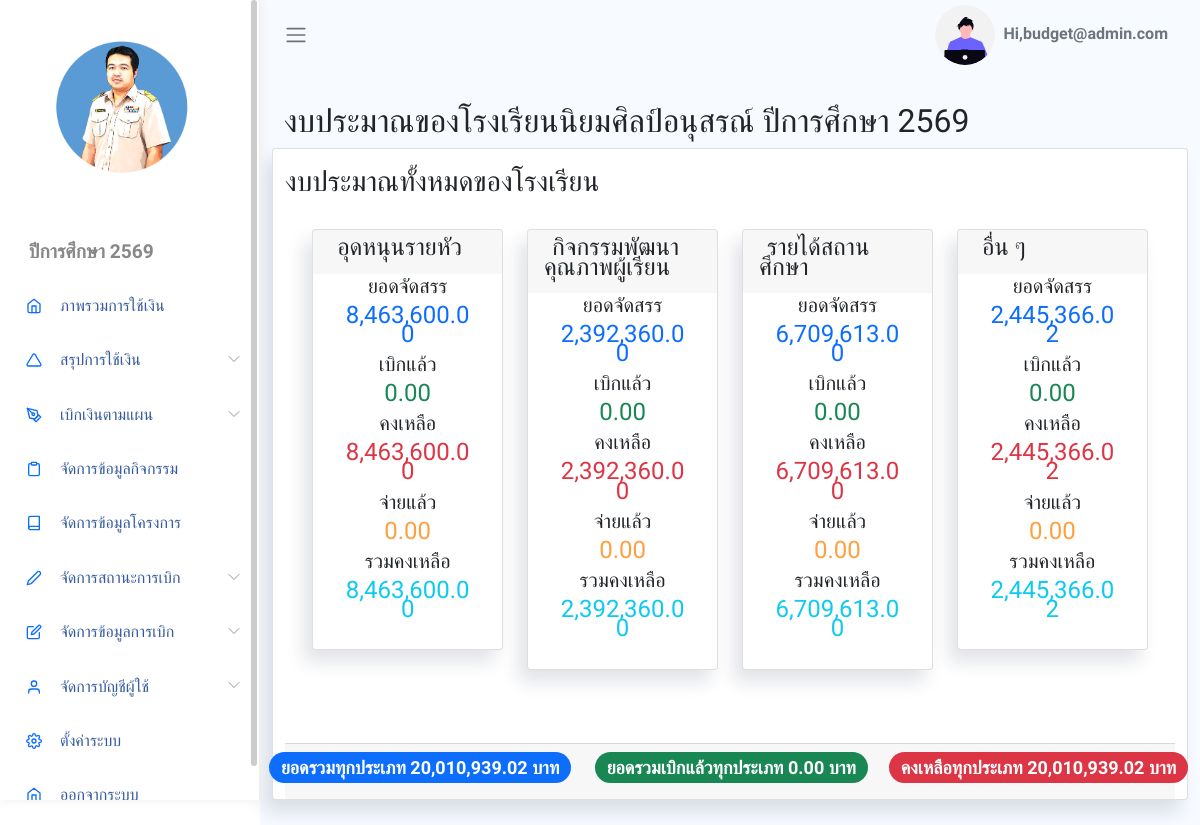
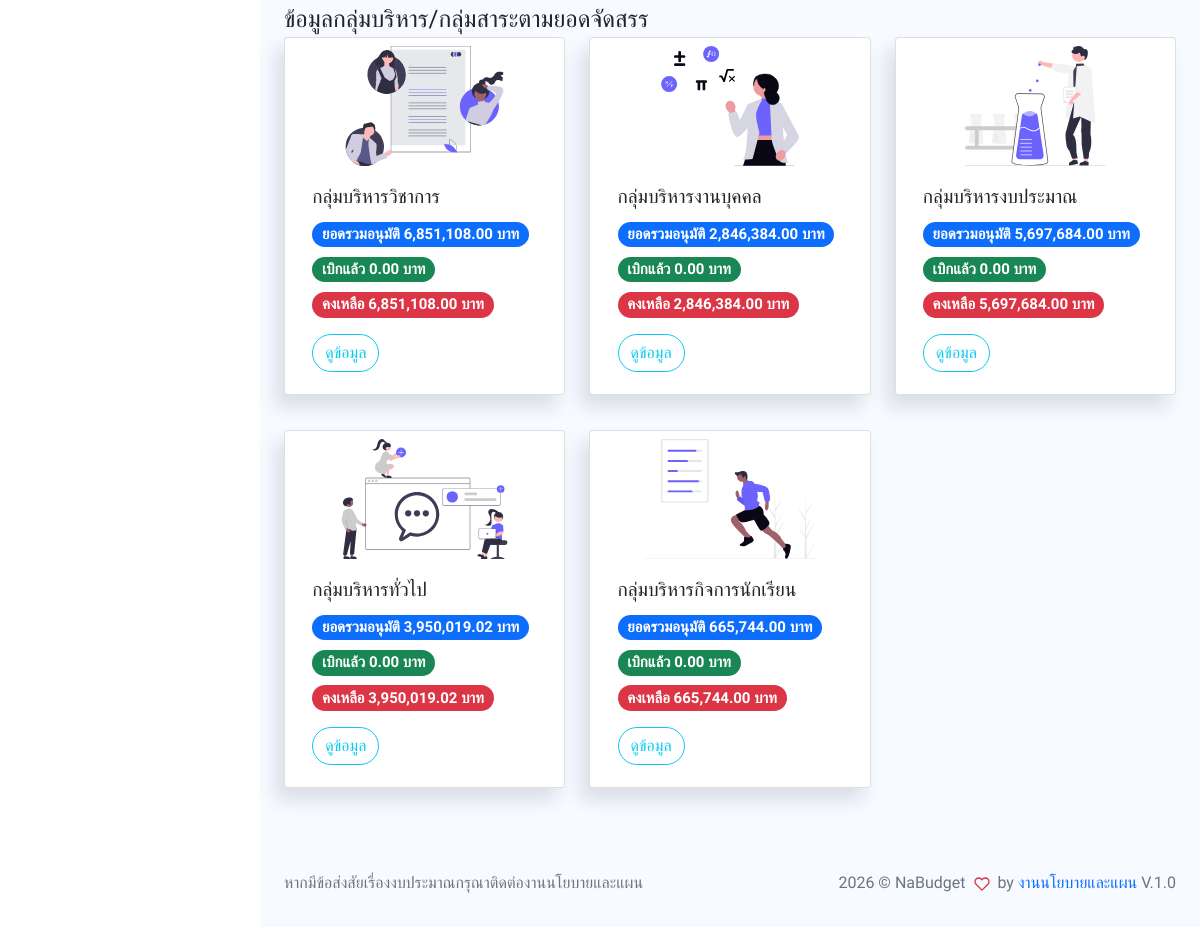
The page /App/Views/showGroupCard_admin.php (signed in) on the database its author committed (2 pictures, top to bottom).
### tables this page shows
CREATE TABLE `setting` (
  `set_id` int(1) NOT NULL,
  `sys_name` varchar(255) NOT NULL,
  `school_name` varchar(255) NOT NULL,
  `logo_url` varchar(255) NOT NULL,
  `title_name` varchar(255) NOT NULL,
  `year_name` varchar(255) NOT NULL,
  `dir_name` varchar(255) NOT NULL,
  `man_name` varchar(255) NOT NULL,
  `plan_name` varchar(255) NOT NULL,
  `menu_project` int(1) NOT NULL,
  `menu_activity` int(1) NOT NULL,
  `menu_payplan` int(1) NOT NULL,
  `created_at` datetime DEFAULT current_timestamp()
);

CREATE TABLE `budgettype` (
  `bgt_id` int(11) NOT NULL,
  `bgt_name` varchar(150) NOT NULL COMMENT 'ชื่อประเภทงบประมาณ',
  `status` tinyint(1) UNSIGNED NOT NULL,
  `create_at` datetime NOT NULL DEFAULT current_timestamp()
);

CREATE TABLE `department` (
  `dep_id` int(11) NOT NULL COMMENT 'รหัสกลุ่ม',
  `dep_name` varchar(100) NOT NULL COMMENT 'ชื่อกลุ่ม',
  `dep_user` varchar(100) NOT NULL COMMENT 'ชื่อหัวหน้ากลุ่ม',
  `dep_pos` varchar(100) NOT NULL COMMENT 'ตำแหน่ง',
  `man_id` int(11) NOT NULL
);

### App/Views/showGroupCard_admin.php (the view, shortened to what the rows shown need)
<?php
require_once BASE_PATH . "/App/Inc/header.php";
require_once BASE_PATH . "/App/Inc/sidebar.php";
?>
<div class="main-content container-fluid">
    <div class="page-title">
        <div class="row">
            <div class="col-12 col-md-12 order-md-1 order-last">
                <h3>งบประมาณของ<?= htmlspecialchars($settings['school_name']." ".$settings['year_name']) ?></h3>
            </div>
        </div>
    </div>
    <section class="section">
        <div class="row" id="total">
            <div class="card">
                <div class="card-body">
                    <div class="row ">
                        <?php
                        $BudgetTypeObj = new BudgetType();
                        $sumActMoneyObj = new Activity();
                        $sumPayMoneyObj = new PayPlan();
                        $sumActBalanceObj = new Activity();
                        $sumPayMoneyStepObj = new PayPlan();
                        $BudgetTypes = $BudgetTypeObj->getAllBudgetTypes();
                        foreach ($BudgetTypes as $BudgetType) {
                            $type['bgt_id'] = $BudgetType['bgt_id'];
                            $sumActMoneys = $sumActMoneyObj->getSumActMoneyGroupByBgt($type);
                            $sumPayMoneys = $sumPayMoneyObj->getSumPayMoneyGroupByBgt($type);
                            if ($sumPayMoneys === false){
                                $sumPayMoneys['sumPayMoney'] = 0;
                            }
                            $sumActBalances = $sumActBalanceObj->getSumActBalanceGroupByBgt($type);
                            $sumPayMoneySteps = $sumPayMoneyStepObj->getSumPayMoneyGroupStepByBgt($type);
                             if ($sumPayMoneySteps === false){
                                $sumPayMoneySteps['sumPayMoneyStep'] = 0;
                            }
                            echo "<div class='col-lg-3 col-md-6 col-sm-12 mb-3'>
                            <div class='card'>
                                <div class='card-header'>
                                    <h4><i class='icofont-dollar-plus icofont-1x mr-2' style='color: #00BFFF;'></i>{$BudgetType['bgt_name']}</h4>
                                </div>
                                <div class='card-body ml-0'>
                                    <div id='radialBarsincome' class='mx-0'></div>
                                    <div class='text-center'>";
                            echo "<h5>ยอดจัดสรร</h5>
                                        <h4 class='text-primary'>" . number_format($sumActMoneys['sumActMoney'], 2) . "</h4>";
                            echo "<h5>เบิกแล้ว</h5>
                                        <h4 class='text-success'>" . number_format($sumPayMoneys['sumPayMoney'], 2) . "</h4>";
                            echo "<h5>คงเหลือ</h5>
                                        <h4 class='text-danger'>" . number_format($sumActMoneys['sumActMoney'] - $sumPayMoneys['sumPayMoney'], 2) . "</h4>";
                            echo "<h5>จ่ายแล้ว</h5>
                                        <h4 class='text-orange'>" . number_format($sumPayMoneySteps['sumPayMoneyStep'], 2) . "</h4>";
                            echo "<h5>รวมคงเหลือ</h5>
                                         <h4 class='text-info'>" . number_format($sumActBalances['sumActBalance'], 2) . "</h4>
                                    </div>
                                </div>
                            </div>
                        </div>";
                        }
                        ?>
                    </div>
                </div>
            </div>
        </div>
    </section>
    <section class="section">
        <div class="row">
            <?php
            $departmentObj = new department();
            $departments = $departmentObj->getAlldepartments();
            foreach ($departments as $department) {
                echo "<div class='col-lg-4 col-md-6 col-sm-12'>";
                echo "<div class='card'>
                    <div class='card-content'>
                        <img class='card-img-top img-fluid mt-2 mt-2' style='width: 100%;height:120px;' src='../../assets/images/group/group{$department['dep_id']}.svg' alt='Card image cap' />
                        <div class='card-body'>
                            <h4 class='card-title'>{$department['dep_name']}</h4>
                            <p class='card-text'>";
                require 'groupTemplet.php';
                echo "</p>
                            <a href='showActByDep.php?dep_id={$department['dep_id']}' class='mr-2 btn btn-outline-info round'>ดูข้อมูล</a>
                        </div>
                    </div>
                </div>
            </div>";
            }
            ?>
        </div>
    </section>
</div>
<?php require_once BASE_PATH . "/App/Inc/footer.php"; ?>

### App/Inc/sidebar.php (shortened to what the rows shown need)
<?php
$settingObj = new Setting();
$settings = $settingObj->getSetting();
?>
<body>
    <div id="app">
        <div id="sidebar" class='active'>
            <div class="sidebar-wrapper active">
                <div class="sidebar-header" style="text-align:center">
                    <img src="<?= BASE_URL . $settings['logo_url']?>" alt="" srcset="" style="width: 150px;height:150px;">
                </div>
                <div class="">
                    <ul class="menu">
                        <li class='sidebar-title'><?= htmlspecialchars($settings['year_name']) ?></li>
                        <li class="sidebar-item ">
                            <a href="<?= BASE_URL ?>/App/Views/showGroupCard.php" class='sidebar-link'>
                            </a>
                        </li>
                        <li class="sidebar-item  has-sub">
                            <a href="#" class='sidebar-link'>
                            </a>
                        </li>
                        <?php
                        if ($_SESSION['role'] <= 7) {
                            echo "
                            <li class='sidebar-item  has-sub'>
                                <a href='#' class='sidebar-link'>
                                    <i data-feather='pen-tool' width='20'></i>
                                    <span>เบิกเงินตามแผน</span>
                                </a>
                                <ul class='submenu '>
                                    <li>
                                        <a href='" . BASE_URL . "/App/Views/formPayPlan.php'>ใบคำขออนมุติใช้เงิน</a>
                                    </li>
                                    <li>
                                        <a href='" . BASE_URL . "/App/Views/showPayPlan.php'>ข้อมูลการเบิก</a>
                                    </li>
                                </ul>
                            </li>
                            <!-- <li class='sidebar-item'>
                                <a href='" . BASE_URL . "/document/แบบสรุปโครงการ2564.docx' class='sidebar-link'>
                                    <i data-feather='triangle' width='20'></i>
                                    <span>แบบสรุปโครงการปี 2564</span>
                                </a>
                            </li>
                            <li class='sidebar-item'>
                                <a href='https://drive.google.com/drive/folders/10lbb2oCK1EN5yT9p9R833f19MvhAm9VG?usp=sharing' class='sidebar-link'>
                                    <i data-feather='triangle' width='20'></i>
                                    <span>ประชุมจัดทำแผนปีการศึกษา 2566</span>
                                </a>
                            </li>
                            <li class='sidebar-item'>
                                <a href='#' class='sidebar-link'>
                                    <i data-feather='triangle' width='20'></i>
                                    <span>อัปโหลดไฟล์ประมาณการ</span>
                                </a>
                            </li> -->
                            <li class='sidebar-item'>
                                <a href='" . BASE_URL . "/App/Views/manageActivity.php' class='sidebar-link'>
                                    <i data-feather='clipboard' width='20'></i>
                                    <span>จัดการข้อมูลกิจกรรม</span>
                                </a>
                            </li>
                            ";
                        }
                        ?>
                        <?php
                        if ($_SESSION['role'] == 1) {
                            echo "
                                <li class='sidebar-item'>
                                    <a href='" . BASE_URL . "/App/Views/manageProject.php' class='sidebar-link'>
                                        <i data-feather='book' width='20'></i>
                                        <span>จัดการข้อมูลโครงการ</span>
                                    </a>
                                </li>
                                ";
                        }
                        ?>
                        <?php
                        if ($_SESSION['role'] <= 5) {
                            echo "
                                <li class='sidebar-item  has-sub'>
                                    <a href='#' class='sidebar-link'>
                                    <i data-feather='edit-2' width='20'></i>
                                    <span>จัดการสถานะการเบิก</span>
                                    </a>
                                    <ul class='submenu '>
                                    <li>
                                        <a href='" . BASE_URL . "/App/Views/showPayBill.php'>จัดการสถานะการเบิก</a>
                                    </li>
                                    <li>
                                        <a href='" . BASE_URL . "/App/Views/searchEditPayBill.php'>จัดการการจ่ายเงิน</a>
                                    </li>
                                    </ul>
                                </li>
                                ";
                        }
                        ?>
                        <?php
                        if ($_SESSION['role'] == 1) {
                            echo "
                                <li class='sidebar-item  has-sub'>
                                    <a href='#' class='sidebar-link'>
                                    </a>
                                        <a href='" . BASE_URL . "/App/Views/formPayPlan.php'>เพิ่มข้อมูลการเบิก</a>
                                        <a href='" . BASE_URL . "/App/Views/searchEditReport.php'>แก้ไขข้อมูลใบคำขอ</a>
                                        <a href='" . BASE_URL . "/App/Views/searchEditMoney.php'>แก้ยอดเงินเบิก</a>
                                        <a href='" . BASE_URL . "/App/Views/showGroupCard_admin.php'>ตรวจสอบยอดเงินรวม</a>
                                        <a href='" . BASE_URL . "/App/Views/showProject_admin.php'>ตรวจสอบยอดเงินโครงการ</a>
                                        <a href='" . BASE_URL . "/App/Views/showActivity_admin.php'>ตรวจสอบยอดเงินกิจกรรม</a>
                                        <a href='" . BASE_URL . "/App/Views/showProjectExcel.php' target='_blank'>Excel โครงการ</a>
                                        <a href='" . BASE_URL . "/App/Views/showActivityExcel.php' target='_blank'>Excel กิจกรรม</a>
                                        <a href='" . BASE_URL . "/App/Views/showPayPlanExcel.php' target='_blank'>Excel ข้อมูลการเบิก</a>
                                        <a href='" . BASE_URL . "/App/Views/reportBudget.php' target='_blank'>รายงานการใช้เงินตามแผนปฏิบัติการ</a>
                                </li>
                                ";
                        }
                        ?>
                        <?php
                        if ($_SESSION['role'] == 1) {
                            echo "
                                <li class='sidebar-item  has-sub'>
                                    <a href='#' class='sidebar-link'>
                                    <i data-feather='user' width='20'></i>
                                    <span>จัดการบัญชีผู้ใช้</span>
                                    </a>
                                    <ul class='submenu '>
                                        <li>
                                            <a href='" . BASE_URL . "/App/Auth/Views/showPerson.php'>ข้อมูลสมาชิก</a>
                                        </li>
                                        <li>
                                            <a href='" . BASE_URL . "/App/Auth/Views/addPerson.php'>เพิ่มสมาชิก</a>
                                        </li>
                                    </ul>
                                </li>
                                ";
                        }
                        ?>
                        <?php
                        if ($_SESSION['role'] == 1 && $_SESSION['id'] == 1) {
                            echo "
                                <li class='sidebar-item'>
                                    <a href='" . BASE_URL . "/App/Views/manageSetting.php' class='sidebar-link'>
                                    <i data-feather='settings' width='20'></i>
                                    <span>ตั้งค่าระบบ</span>
                                    </a>
                                </li>
                                ";
                        }
                        ?>
                        <li class="sidebar-item ">
                            <a href="#" data-toggle="modal" data-target="#logoutModal" class='sidebar-link'>
                            </a>
                        </li>
                    </ul>
                </div>
            </div>
        </div>
        <div id="main">

### App/Views/groupTemplet.php (shortened to what the rows shown need)
<?php
$activityObj = new Activity();
$income = 0;
$pay = 0;
$data['id'] = $department['dep_id'];
$activitys = $activityObj->getActDepID($data);
foreach ($activitys as $activity) {
    $income += $activity['act_money'];
}
$sum = $income - $pay;
echo "<div class='col-md-4'><h5><span class='badge rounded-pill bg-primary'>ยอดรวมอนุมัติ  " . number_format($income, 2) . " บาท</span></h5></div>";
echo "<div class='col-md-4'><h5><span class='badge rounded-pill bg-success'>เบิกแล้ว  " . number_format($pay, 2) . " บาท</span></h5></div>";
echo "<div class='col-md-4'><h5><span class='badge rounded-pill bg-danger'>คงเหลือ  " . number_format($sum, 2) . " บาท</span></h5></div>";
?>

### App/Inc/footer.php (shortened to what the rows shown need)
<footer>
    <div class="footer clearfix mb-0 text-muted">
        <div class="float-right">
            <p>2026 &copy; <?= htmlspecialchars($settings['sys_name']) ?> <span class='text-danger'><i data-feather="heart"></i></span> by <a
                    href="#">งานนโยบายและแผน</a> V.1.0</p>
        </div>
    </div>
</footer>
</div>
</div>
</body>
</html>

### rows shown on the page
setting: logo_url (picture), year_name "ปีการศึกษา 2569", school_name+year_name "โรงเรียนนิยมศิลป์อนุสรณ์ ปีการศึกษา 2569", sys_name "NaBudget"
budgettype: bgt_name "อุดหนุนรายหัว", sumActMoney "8,463,600.00", sumPayMoney "0.00", sumPayMoney "8,463,600.00", sumPayMoneyStep "0.00", sumActBalance "8,463,600.00"
budgettype: bgt_name "กิจกรรมพัฒนาคุณภาพผู้เรียน", sumActMoney "2,392,360.00", sumPayMoney "0.00", sumPayMoney "2,392,360.00", sumPayMoneyStep "0.00", sumActBalance "2,392,360.00"
budgettype: bgt_name "รายได้สถานศึกษา", sumActMoney "6,709,613.00", sumPayMoney "0.00", sumPayMoney "6,709,613.00", sumPayMoneyStep "0.00", sumActBalance "6,709,613.00"
budgettype: bgt_name "อื่น ๆ", sumActMoney "2,445,366.02", sumPayMoney "0.00", sumPayMoney "2,445,366.02", sumPayMoneyStep "0.00", sumActBalance "2,445,366.02"
department: shows a picture, dep_name "กลุ่มบริหารวิชาการ", income "6,851,108.00", sum "6,851,108.00"
department: shows a picture, dep_name "กลุ่มบริหารงานบุคคล", income "2,846,384.00", sum "2,846,384.00"
department: shows a picture, dep_name "กลุ่มบริหารงบประมาณ", income "5,697,684.00", sum "5,697,684.00"
department: shows a picture, dep_name "กลุ่มบริหารทั่วไป", income "3,950,019.02", sum "3,950,019.02"
department: shows a picture, dep_name "กลุ่มบริหารกิจการนักเรียน", income "665,744.00", sum "665,744.00"

### other values the page prints
$_SESSION['username'] "budget@admin.com"
$totalActMomeys "20,010,939.02"
$totalPayMomeys "0.00"
$totalActMomeys - $totalPayMomeys "20,010,939.02"
